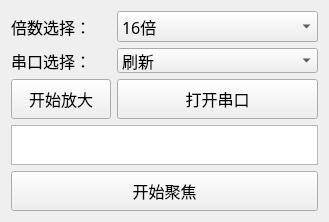
<?xml version="1.0" encoding="UTF-8"?>
<ui version="4.0">
 <class>smollwidget</class>
 <widget class="QWidget" name="smollwidget">
  <property name="geometry">
   <rect>
    <x>0</x>
    <y>0</y>
    <width>329</width>
    <height>213</height>
   </rect>
  </property>
  <property name="font">
   <font>
    <family>宋体</family>
    <pointsize>12</pointsize>
   </font>
  </property>
  <property name="windowTitle">
   <string>Form</string>
  </property>
  <layout class="QGridLayout" name="gridLayout">
   <item row="0" column="0">
    <widget class="QLabel" name="label_2">
     <property name="minimumSize">
      <size>
       <width>100</width>
       <height>0</height>
      </size>
     </property>
     <property name="maximumSize">
      <size>
       <width>100</width>
       <height>16777215</height>
      </size>
     </property>
     <property name="text">
      <string>倍数选择：</string>
     </property>
    </widget>
   </item>
   <item row="0" column="1">
    <widget class="QComboBox" name="comboBox">
     <item>
      <property name="text">
       <string>16倍</string>
      </property>
     </item>
     <item>
      <property name="text">
       <string>16.5倍</string>
      </property>
     </item>
     <item>
      <property name="text">
       <string>17倍</string>
      </property>
     </item>
     <item>
      <property name="text">
       <string>17.5倍</string>
      </property>
     </item>
     <item>
      <property name="text">
       <string>18倍</string>
      </property>
     </item>
     <item>
      <property name="text">
       <string>18.5倍</string>
      </property>
     </item>
     <item>
      <property name="text">
       <string>19倍</string>
      </property>
     </item>
     <item>
      <property name="text">
       <string>19.5倍</string>
      </property>
     </item>
     <item>
      <property name="text">
       <string>20倍</string>
      </property>
     </item>
     <item>
      <property name="text">
       <string>20.5倍</string>
      </property>
     </item>
     <item>
      <property name="text">
       <string>21倍</string>
      </property>
     </item>
     <item>
      <property name="text">
       <string>21.5倍</string>
      </property>
     </item>
     <item>
      <property name="text">
       <string>22倍</string>
      </property>
     </item>
     <item>
      <property name="text">
       <string>22.5倍</string>
      </property>
     </item>
     <item>
      <property name="text">
       <string>23倍</string>
      </property>
     </item>
     <item>
      <property name="text">
       <string>23.5倍</string>
      </property>
     </item>
    </widget>
   </item>
   <item row="1" column="0">
    <widget class="QLabel" name="label">
     <property name="text">
      <string>串口选择：</string>
     </property>
    </widget>
   </item>
   <item row="1" column="1">
    <widget class="QComboBox" name="PortBox">
     <property name="minimumSize">
      <size>
       <width>0</width>
       <height>25</height>
      </size>
     </property>
     <property name="maximumSize">
      <size>
       <width>16777215</width>
       <height>40</height>
      </size>
     </property>
     <property name="toolTip">
      <string>串口选择</string>
     </property>
     <item>
      <property name="text">
       <string>刷新</string>
      </property>
     </item>
    </widget>
   </item>
   <item row="2" column="0">
    <widget class="QPushButton" name="pushButton_2">
     <property name="minimumSize">
      <size>
       <width>0</width>
       <height>40</height>
      </size>
     </property>
     <property name="text">
      <string>开始放大</string>
     </property>
    </widget>
   </item>
   <item row="2" column="1">
    <widget class="QPushButton" name="OpenSerialButton">
     <property name="minimumSize">
      <size>
       <width>0</width>
       <height>40</height>
      </size>
     </property>
     <property name="maximumSize">
      <size>
       <width>16777215</width>
       <height>40</height>
      </size>
     </property>
     <property name="text">
      <string>打开串口</string>
     </property>
    </widget>
   </item>
   <item row="3" column="0" colspan="2">
    <widget class="QTextEdit" name="DataReceived">
     <property name="minimumSize">
      <size>
       <width>0</width>
       <height>40</height>
      </size>
     </property>
     <property name="maximumSize">
      <size>
       <width>500</width>
       <height>40</height>
      </size>
     </property>
    </widget>
   </item>
   <item row="4" column="0" colspan="2">
    <widget class="QPushButton" name="pushButton">
     <property name="minimumSize">
      <size>
       <width>0</width>
       <height>40</height>
      </size>
     </property>
     <property name="text">
      <string>开始聚焦</string>
     </property>
    </widget>
   </item>
  </layout>
 </widget>
 <resources/>
 <connections/>
</ui>
